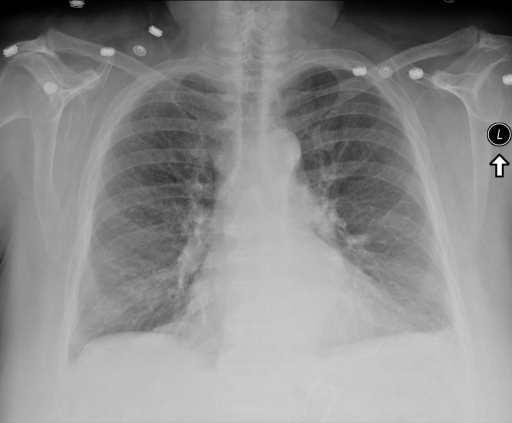
#> input picture cases/report-metric-trap.png, 512 x 423 px
$ python -i qls_tr.py   (imports and definitions only)
#> lines starting #> are read from the running program, lines starting #| are printed output that depends on the picture
#> further down, picture is the input picture: PIL image 512x423 RGB; min 0, max 255, mean 141.1
"""Question-conditioned local-score trust-region primitives.

The source step is a KDE mean-shift update in a compact log-Fourier space.
Question conditioning is applied separately by limiting the categorical
Fisher/KL displacement of the frozen VLM output.
"""

from __future__ import annotations

import math
from dataclasses import dataclass

import numpy as np
from PIL import Image


@dataclass(frozen=True)
class PCAIndex:
    mean: np.ndarray
    components: np.ndarray
    coordinates: np.ndarray
    bandwidth: float
    median_nn_distance: float


def spectral_descriptor(
    image: Image.Image, *, image_size: int = 128, grid_size: int = 16
) -> np.ndarray:
    """Return a scale-normalized, centered log-amplitude descriptor."""
#> called with image_size = 128, grid_size = 16

    gray = np.asarray(
        image.convert("L").resize((image_size, image_size), Image.Resampling.BILINEAR),
        dtype=np.float64,
    )
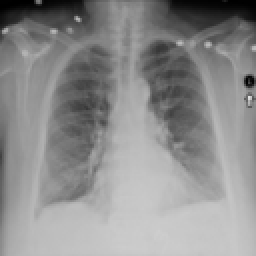
#> gray: shape (128, 128) float64 (shown 2 times larger); min 0, max 223, mean 141.2
    amplitude = np.fft.fftshift(np.abs(np.fft.fft2(gray)))
    log_amplitude = np.log1p(amplitude)
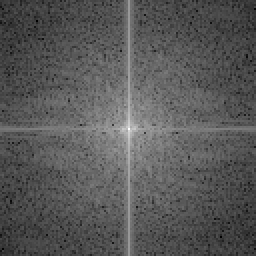
#> log_amplitude: shape (128, 128) float64 (shown 2 times larger); min 1.28, max 14.65, mean 5.91; drawn with min black and max white
    block = image_size // grid_size
    if block * grid_size != image_size:
        raise ValueError("image_size must be divisible by grid_size")
    pooled = log_amplitude.reshape(grid_size, block, grid_size, block).mean((1, 3))
    pooled[grid_size // 2, grid_size // 2] = 0.0
    vector = pooled.reshape(-1)
#> vector = 256 values, max 9.36 at index 120, min 0 at index 136, mean 5.87
    norm = np.linalg.norm(vector)
#> norm = 95.6
    return (vector / max(norm, 1e-12)).astype(np.float32)


# [27 lines left out: function fit_pca_index, not called in this run]


def project_descriptor(feature: np.ndarray, index: PCAIndex) -> np.ndarray:
    return (np.asarray(feature) - index.mean) @ index.components.T


# [83 lines left out: functions kde_neighbors, categorical_js, fisher_quadratic, reconstruct_mean_shift_view, not called in this run]

>>> from PIL import Image
>>> picture = Image.open('../../cases/report-metric-trap.png')
>>> result = spectral_descriptor(picture)
#> result = 256 values, max 0.0979 at index 120, min 0 at index 136, mean 0.0614
